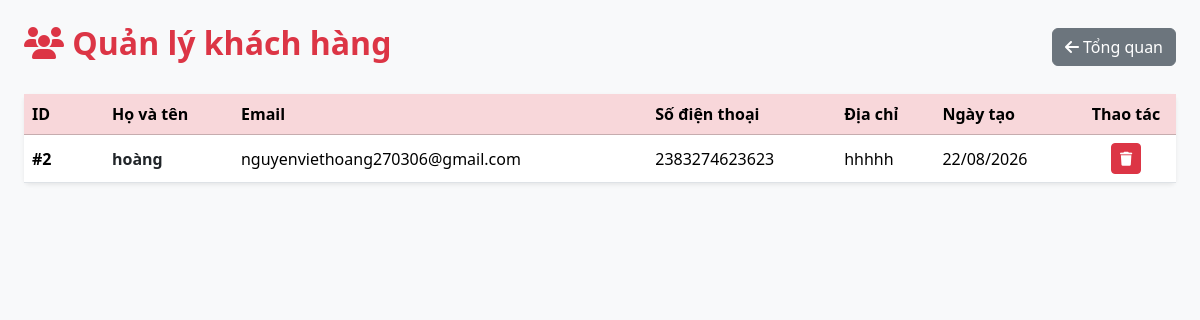
Page /quanlydienthoai/admin/users/index.php on the committed database.
### tables this page shows
CREATE TABLE `users` (
  `id` int(11) NOT NULL,
  `fullname` varchar(100) NOT NULL,
  `email` varchar(100) NOT NULL,
  `phone` varchar(15) DEFAULT NULL,
  `password` varchar(255) NOT NULL,
  `address` text DEFAULT NULL,
  `role` enum('admin','user') DEFAULT 'user',
  `avatar` varchar(255) DEFAULT NULL,
  `created_at` timestamp NOT NULL DEFAULT current_timestamp()
);

### quanlydienthoai/admin/users/index.php (the view, shortened to what this page needs)
<?php
include "../../config/database.php";
$stmt = $conn->prepare("SELECT * FROM users WHERE role = 'user' ORDER BY id DESC");
$stmt->execute();
$users = $stmt->fetchAll();
?>
<!DOCTYPE html>
<html lang="vi">
<head>
    <link href="https://cdn.jsdelivr.net/npm/bootstrap@5.3.3/dist/css/bootstrap.min.css" rel="stylesheet">
    <link rel="stylesheet" href="https://cdnjs.cloudflare.com/ajax/libs/font-awesome/6.6.0/css/all.min.css">
</head>
<body class="bg-light">
<div class="container-fluid mt-4 px-4">
    <div class="d-flex justify-content-between align-items-center mb-4">
        <h2 class="text-danger fw-bold"><i class="fa-solid fa-users"></i> Quản lý khách hàng</h2>
        <a href="../dashboard.php" class="btn btn-secondary"><i class="fa-solid fa-arrow-left"></i> Tổng quan</a>
    </div>
    <div class="card shadow-sm border-0">
        <div class="card-body p-0">
            <table class="table table-hover align-middle mb-0">
                <thead class="table-danger">
                    <tr>
                        <th width="80">ID</th>
                        <th>Họ và tên</th>
                        <th>Email</th>
                        <th>Số điện thoại</th>
                        <th>Địa chỉ</th>
                        <th>Ngày tạo</th>
                        <th width="100" class="text-center">Thao tác</th>
                    </tr>
                </thead>
                <tbody>
                    <?php if (count($users) > 0): ?>
                        <?php foreach ($users as $user): ?>
                            <tr>
                                <td><b>#<?= $user['id'] ?></b></td>
                                <td>
                                    <span class="fw-bold text-dark"><?= htmlspecialchars($user['fullname'] ?? 'Chưa cập nhật') ?></span>
                                </td>
                                <td><?= htmlspecialchars($user['email']) ?></td>
                                <td><?= htmlspecialchars($user['phone'] ?? 'Chưa cập nhật') ?></td>
                                <td><?= htmlspecialchars($user['address'] ?? 'Chưa cập nhật') ?></td>
                                <td><?= isset($user['created_at']) ? date('d/m/Y', strtotime($user['created_at'])) : 'N/A' ?></td>
                                <td class="text-center">
                                    <a href="index.php?delete=<?= $user['id'] ?>"
                                       class="btn btn-danger btn-sm"
                                       onclick="return confirm('Bạn có chắc chắn muốn xóa tài khoản này?')"
                                       title="Xóa tài khoản">
                                        <i class="fa-solid fa-trash"></i>
                                    </a>
                                </td>
                            </tr>
                        <?php endforeach; ?>
                    <?php else: ?>
                        <tr>
                            <td colspan="7" class="text-center py-4 text-muted">Chưa có tài khoản khách hàng nào!</td>
                        </tr>
                    <?php endif; ?>
                </tbody>
            </table>
        </div>
    </div>
</div>
</body>
</html>

### rows in the picture
users: id "2", fullname "hoàng", email "nguyenviethoang270306@gmail.com", phone "2383274623623", address "hhhhh", created_at "22/08/2026"
